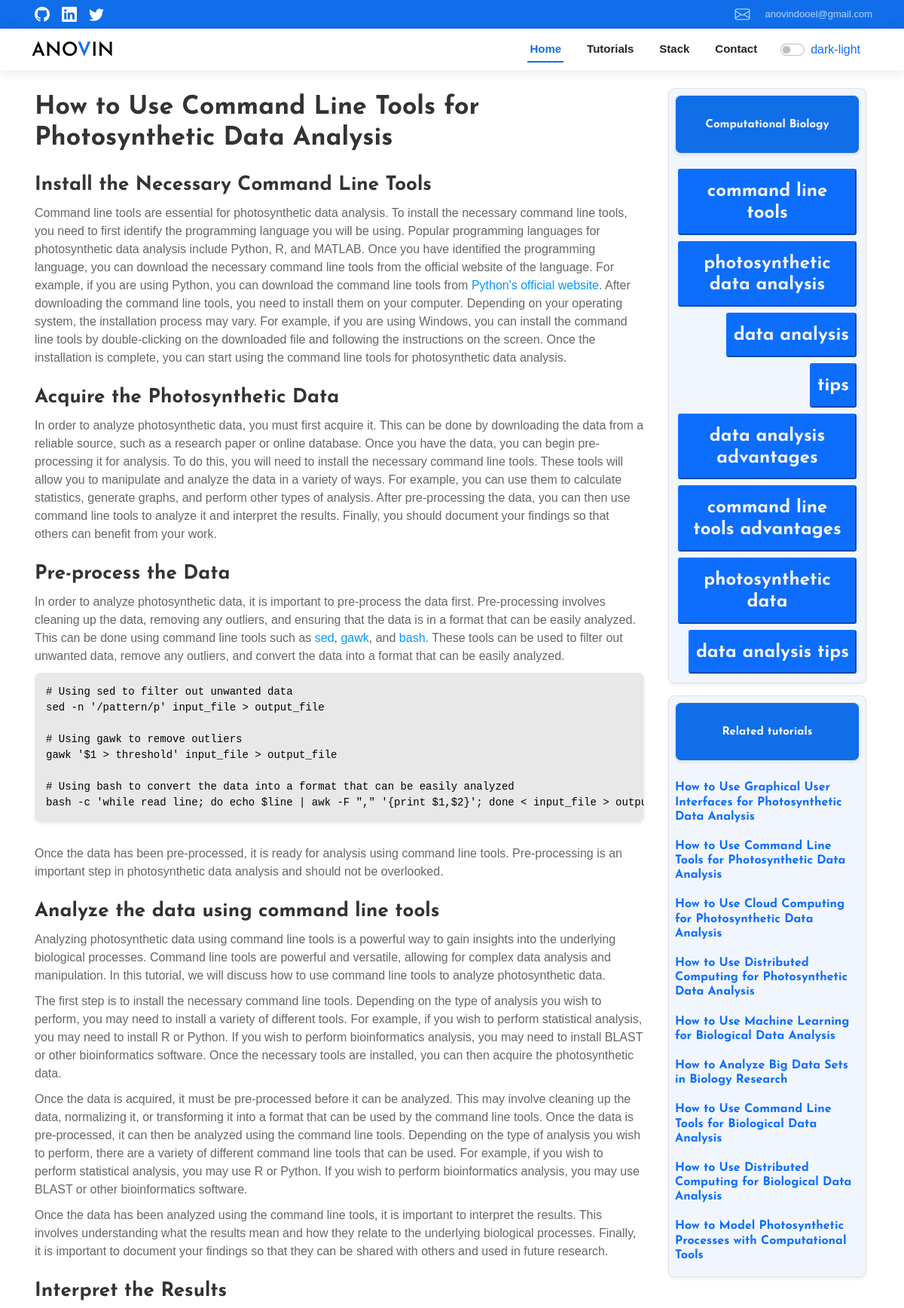
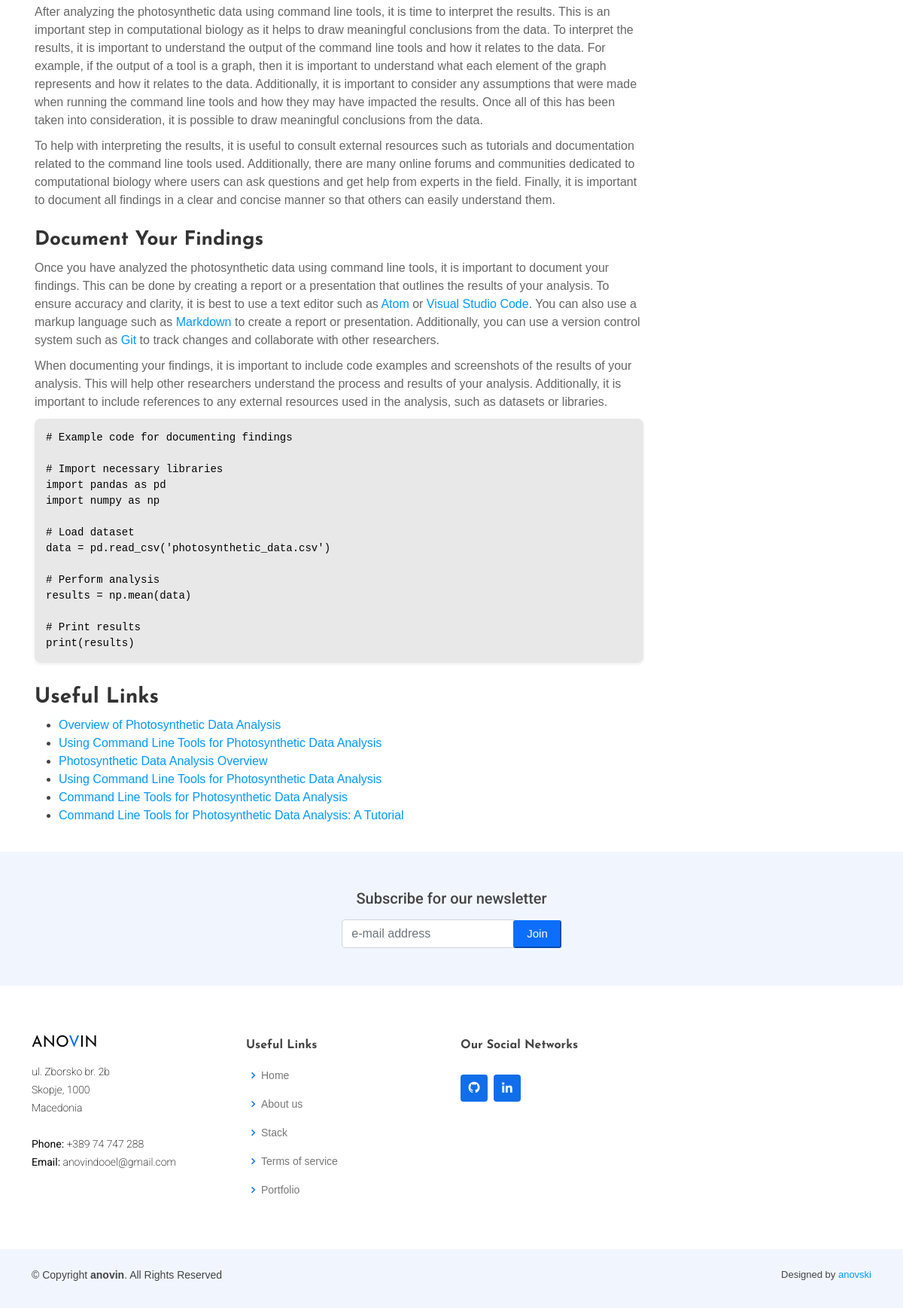
Page /tutorial/how-to-use-command-line-tools-for-photosynthetic-data-analysis/ on the committed database (2 pictures, top to bottom).
### web/models.py (models this page shows, shortened)
class Tutorial(models.Model):
    title = models.CharField(max_length=255)
    slug = models.CharField(max_length=225, null=True, blank=True)
    meta_description = models.TextField()
    introduction = models.TextField()
    steps = models.TextField()
    content = models.TextField()
    tags = models.ManyToManyField(Tag, blank=True)
    img = models.ImageField(upload_to='tutorials/images/', null=True, blank=True)
    category = models.ForeignKey(Category, on_delete=models.SET_NULL, null=True, blank=True)
    def get_absolute_url(self):
        return reverse('single_tutorial', kwargs={
            'slug': self.slug
        })

class Category(models.Model):
    name = models.CharField(max_length=250)
    slug = models.CharField(max_length=250)
    def __str__(self):
        return self.name
    def get_absolute_url(self):
        return reverse('single_category', kwargs={
            'slug': self.slug
        })

class Tag(models.Model):
    name = models.CharField(max_length=255)
    slug = models.CharField(max_length=255)
    def __str__(self):
        return self.name
    def get_absolute_url(self):
        return reverse('single_tag', kwargs={
            'slug': self.slug
        })

### web/views.py (the view)
# urls.py: path('tutorial/<str:slug>/', views.single_tutorial, name='single_tutorial'),
def single_tutorial(request, slug=None):
    obj = get_object_or_404(Tutorial, slug=slug)
    related_articles = Tutorial.objects.filter(category=obj.category)[:10]
    return render(request, 'tutorials/single_tutorial.html',
                  context={'tutorial': obj, 'related_tutorials': related_articles})

### web/templates/tutorials/single_tutorial.html (shortened to what this page needs)
<!DOCTYPE html>
{% load static %}
<html lang="en" style="filter:invert(100); ">
<head>
    {% include 'head.html' %}
</head>
<body>
{% include 'menu.html' %}
<div class="container ">
    <div class="d-flex justify-content-center p-0 mt-3 mb-3">
        <div class="col-12 col-md-9">
            <div class="p-1 pe-lg-4">
                {{tutorial.content|safe}}
            </div>
        </div>
        <div class="col-3 p-2 d-flex justify-content-end d-none d-md-block">
            <div class="d-flex flex-column p-2 shadow-sm border" style="border-radius: 8px; background: #f1f6fe;">
                <a href="{{tutorial.category.get_absolute_url}}">
                    <button class="btn btn-sm btn-light d-flex p-3 shadow-sm mb-3 w-100 d-flex flex-column border"
                            style="background: #106ee9; color: black; font-weight: 100; border-radius: 8px;">
                        <h3 class="w-100 pt-1 pb-1 text-light"
                            style="font-size:15px;border-radius: 4px; font-weight: 800;">
                            {{ tutorial.category }}
                        </h3>
                    </button>
                </a>
                <div class="d-flex flex-wrap justify-content-end align-items-center">{% for tag in tutorial.tags.all %}
                    <a href="{{tag.get_absolute_url}}">
                        <button class="btn-sm btn-primary m-1 text-bg-primary" style="font-size:13px;">
                            <h4 style="color: whitesmoke;">{{tag}}</h4>
                        </button>
                    </a>
                    {%endfor%}
                </div>
            </div>
            <div class="d-flex flex-column p-2 shadow-sm mt-3 border" style="border-radius: 8px; background: #f1f6fe;">
                <div>
                    <button class="btn btn-sm btn-light d-flex p-3 shadow-sm mb-3 w-100 d-flex flex-column border"
                            style="background: #106ee9; color: black; font-weight: 100; border-radius: 8px;">
                        <h3 class="w-100 pt-1 pb-1 text-light"
                            style="font-size:15px;border-radius: 4px; font-weight: 800;">
                            Related tutorials
                        </h3>
                    </button>
                </div>
                <div class="d-flex flex-column  ">{% for tut in related_tutorials %}
                    <a href="{{tut.get_absolute_url}}">
                        <p class=" m-1 " style="font-size:13px; color: black;">
                        <h6 class="text-primary">{{tut.title}}</h6>
                        </p>
                    </a>
                    {%endfor%}
                </div>
            </div>
        </div>
    </div>
</div>
{% include 'tutorials/footer.html' %}
</body>
</html>

### web/static/assets/css/style.css (style rules this page uses)
body { font-family: "Open Sans", sans-serif; color: #444444; }
a { color: #106eea; text-decoration: none; }
h1, h2, h3, h4, h5, h6 { font-family: "Roboto", sans-serif; }

### web/templates/tutorials/single_tutorial.html (style rules this page uses)
body { font-family: 'Montserrat', sans-serif; }
pre { background: #e8e8e8; color: black; padding: 3px; border-radius: 3px; margin-bottom: 30px; display: block; }
h1, h2, h3, h4, h6 { color: #333; margin-top: 10px; margin-bottom: 8px; font-weight: 800; font-family: "Josefin Sans", sans-serif; }
h2 { font-size: 26px; margin-top: 25px; }
h1 { font-size: 34px; }
p { margin-top: 10px; margin-bottom: 10px; color: #666; font-weight: 200; }
a { color: #0099ff; }
code { max-width: 100%; }
pre { border-radius: 8px; box-shadow: 0 .125rem .25rem rgba(0, 0, 0, .075) !important; padding: 15px; }

### rows in the picture
Tutorial: content "How to Use Command Line Tools for Photosynthetic Data Analysis Install the Necessary Command Line Tools Command line tools are essential for photosynthetic data analysis. To install the necessary command line tools, you need to first identify the programming language you will be using. Popular programming languages for photosynthetic data analysis include Python, R, and MATLAB. Once you have identified the programming language, you can download the necessary command line tools from the official website of the language. For example, if you are using Python, you can download the command line tools from Python's official website . After downloading the command line tools, you need to install…", category "Computational Biology", title "How to Use Command Line Tools for Photosynthetic Data Analysis"
Tag: name "command line tools"
Tag: name "photosynthetic data analysis"
Tag: name "data analysis"
Tag: name "tips"
Tag: name "data analysis advantages"
Tag: name "command line tools advantages"
Tag: name "photosynthetic data"
Tag: name "data analysis tips"
Tutorial: title "How to Use Graphical User Interfaces for Photosynthetic Data Analysis"
Tutorial: title "How to Use Cloud Computing for Photosynthetic Data Analysis"
Tutorial: title "How to Use Distributed Computing for Photosynthetic Data Analysis"
Tutorial: title "How to Use Machine Learning for Biological Data Analysis"
Tutorial: title "How to Analyze Big Data Sets in Biology Research"
Tutorial: title "How to Use Command Line Tools for Biological Data Analysis"
Tutorial: title "How to Use Distributed Computing for Biological Data Analysis"
Tutorial: title "How to Model Photosynthetic Processes with Computational Tools"
